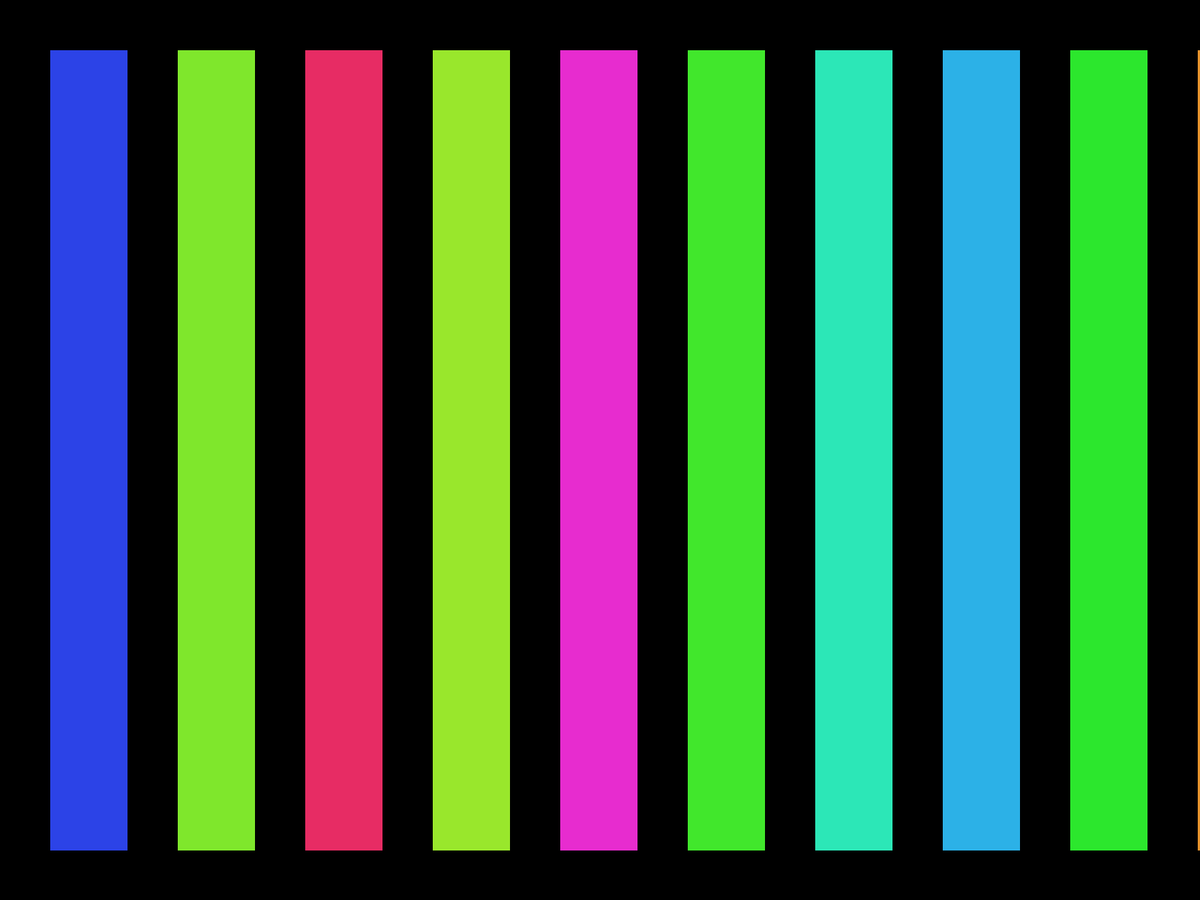
Frame 1 (no input)
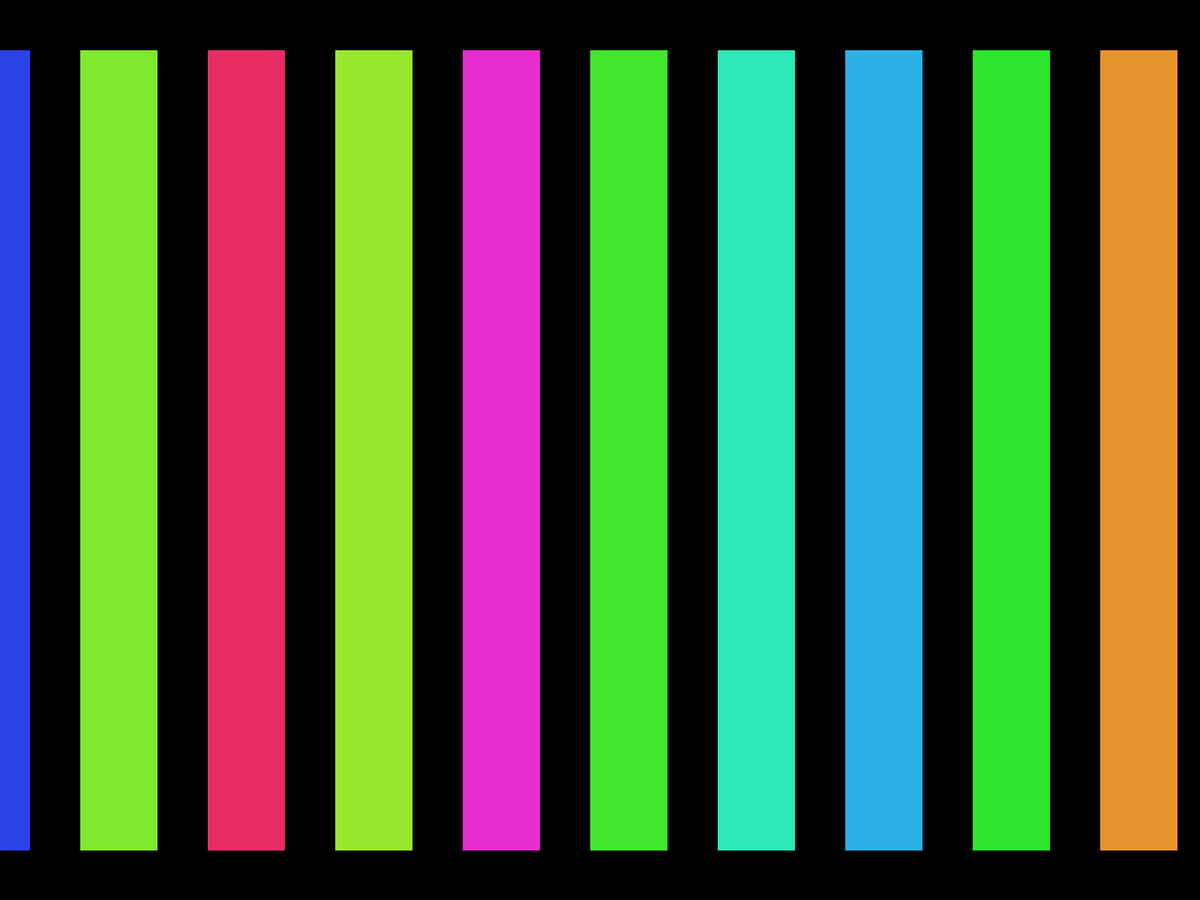
Frame 60 (the mouse pressed at the canvas centre just before this capture)
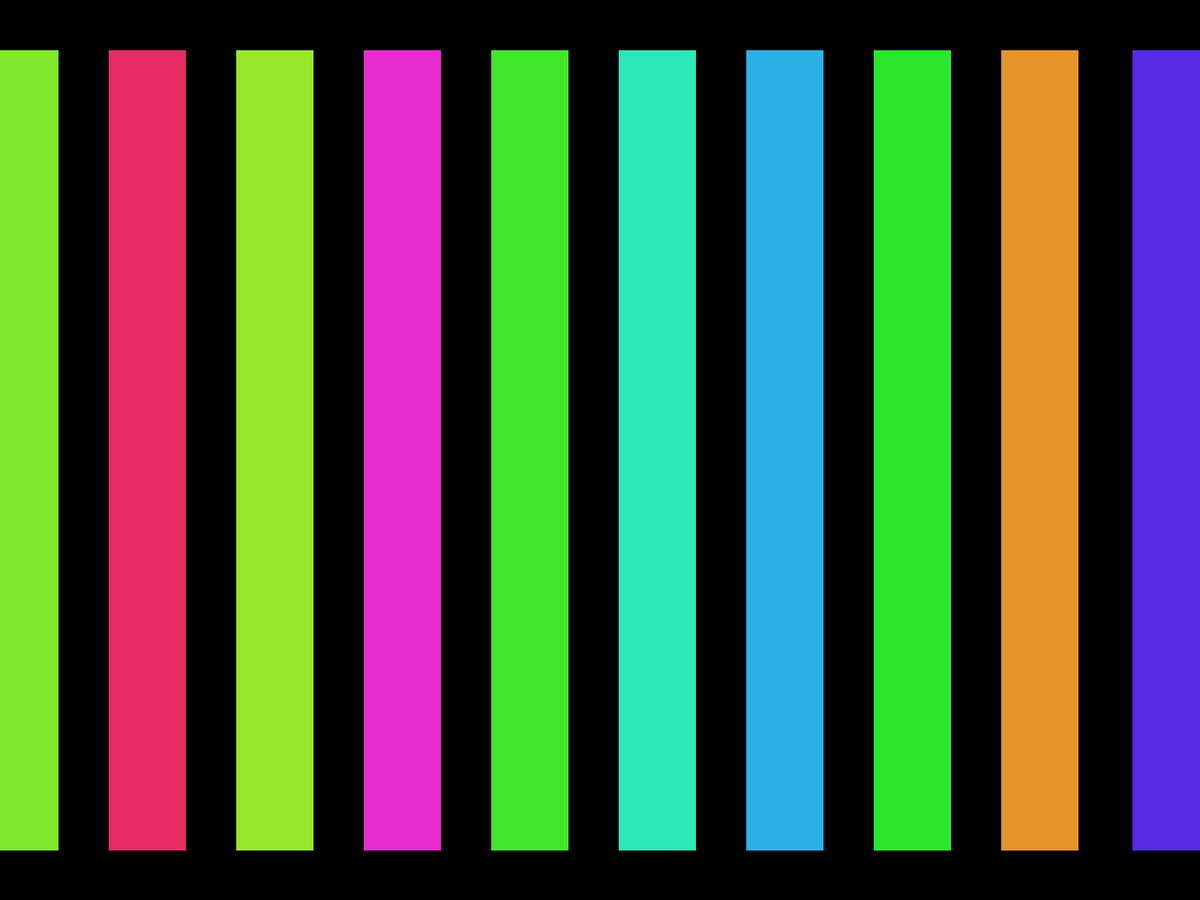
Frame 120 (the mouse held since frame 60 and released just before this capture)

The Processing sketch that drew these frames (run headless with seeded random() and noise(); from frame 60 on, the mouse is pressed at the canvas centre):

// Processing sketch: perlinColorMachine
// ── perlinColorMachine.pde
float hNoise = 0.0;
float brNoise = 0.0;
float brVal;
float noiseSpeed = 0.01;
float noiseValue = 0;
int colorBuff = 120;
int brightBuff = 80;
int menge = 10;
int offset;
float w;
float x = 0;
float xSpeed = -2.2; 
boolean isMoving = true;
Feld[] feld = new Feld[menge];

void setup(){
 fullScreen();
 size(640,360);
  offset = round(width /24);
  colorMode(HSB,359,99,99);
  int tempH;
  w = (width-(offset*(feld.length))) / (feld.length-1) ; 
  for(int i = 0; i < feld.length; i++){
    tempH = (int)random(0,359);
    feld[i] = new Feld(x+offset+(w+offset)*i,tempH); 
  }
  smooth();
}

void draw(){

  background(#000000);
  for(int i = 0; i < feld.length; i++){
    feld[i].show();
    feld[i].update();
  }
  noiseValue = noise(hNoise);
  hNoise += noiseSpeed;
  brVal = noise(brNoise);
  
  brNoise += noiseSpeed;
  println(noiseValue);
}

void mouseClicked(){
  isMoving = !isMoving;
}

// ── Feld.pde
class Feld{
  float xPos;
  float h;
  float b;
  Feld(float xPos_, float h_){
    xPos = xPos_;
    h=  h_;
      
   }
   
  void show(){
    b = 80;
    fill(h,b,90);  
     rect(xPos,offset,w,height-2*offset);
   }
  
  void update(){
    if(isMoving){
      xPos += xSpeed;
    }
    if(xPos < 0 - w ){
      xPos = width; //+offset/2;
      h = (colorBuff + floor(map(noiseValue,0,1,0,359)))%359;
      b = (brightBuff +(map(brVal,0,1,0,99)));
      println(map(noiseValue,0,1,0,99));
     // h = (int)random(0,359);
    }
  }
}
